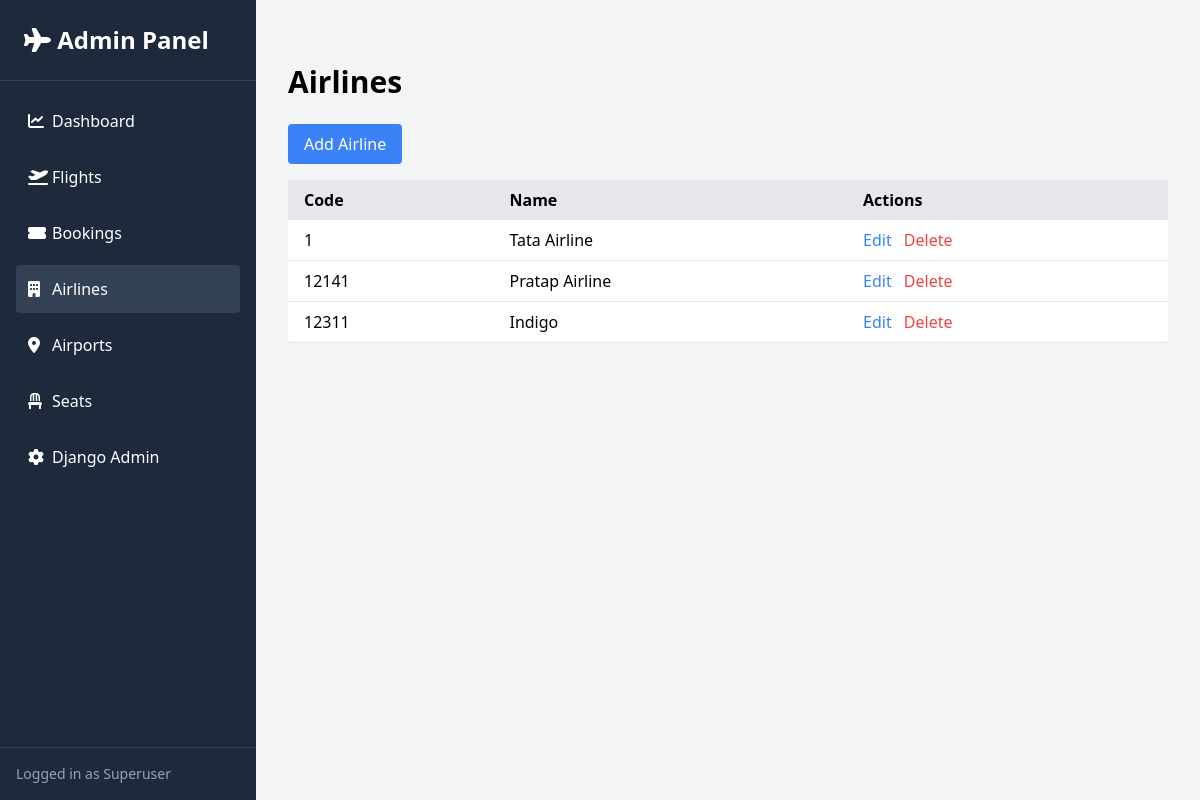
The page /admin-panel/admin-dashboard/airlines/ (signed in) on the database its author committed.
### roombook/models.py (models this page shows, shortened)
class Airline(models.Model):
    name = models.CharField(max_length=100)
    code = models.CharField(max_length=5, unique=True)

### roombook/admin_views.py (the view)
@user_passes_test(is_superuser)
def airline_list(request):
    airlines = Airline.objects.all().order_by('code')
    return render(request, 'admin_dashboard/airlines.html', {'airlines': airlines})

### roombook/admin_views.py (called while the page is built)
def is_superuser(user):
    return user.is_superuser

### roombook/templates/admin_dashboard/airlines.html
{% extends 'admin_dashboard/base.html' %}
{% load static %}
{% block content %}
<div class="container mx-auto py-8">
    <h1 class="text-3xl font-bold mb-6">Airlines</h1>
    <a href="{% url 'admin_airline_add' %}" class="bg-blue-500 text-white px-4 py-2 rounded hover:bg-blue-600 mb-4 inline-block">
        Add Airline
    </a>
    <div class="overflow-x-auto">
        <table class="min-w-full bg-white shadow-md rounded">
            <thead class="bg-gray-200">
                <tr>
                    <th class="py-2 px-4 text-left">Code</th>
                    <th class="py-2 px-4 text-left">Name</th>
                    <th class="py-2 px-4 text-left">Actions</th>
                </tr>
            </thead>
            <tbody>
                {% for airline in airlines %}
                <tr class="border-b hover:bg-gray-50">
                    <td class="py-2 px-4">{{ airline.code }}</td>
                    <td class="py-2 px-4">{{ airline.name }}</td>
                    <td class="py-2 px-4 space-x-2">
                        <a href="{% url 'admin_airline_edit' airline.id %}" class="text-blue-500 hover:underline">Edit</a>
                        <a href="{% url 'admin_airline_delete' airline.id %}" class="text-red-500 hover:underline">Delete</a>
                    </td>
                </tr>
                {% empty %}
                <tr>
                    <td colspan="3" class="text-center py-4">No airlines found.</td>
                </tr>
                {% endfor %}
            </tbody>
        </table>
    </div>
</div>
{% endblock %}

### rows shown on the page
Airline: code "1", name "Tata Airline"
Airline: code "12141", name "Pratap Airline"
Airline: code "12311", name "Indigo"
